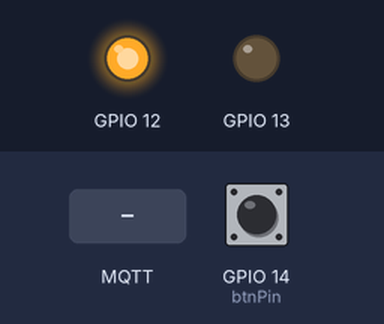
The sketch below on a simulated ESP8266 (NodeMCU). Parts: output pins drawn as LEDs (lit = HIGH). Inputs (shaded band) come from the test bench; at power-on: GPIO 14 (btnPin) HIGH. WiFi joins after 1.5 s; servers stay silent unless stated; no MQTT or app messages arrive unless stated; what the sketch prints to the serial monitor is not drawn.

Above: at 2.7 s.
2.8 s: GPIO 14 (btnPin) pulled LOW for 0.15 s
At 4.2 s:
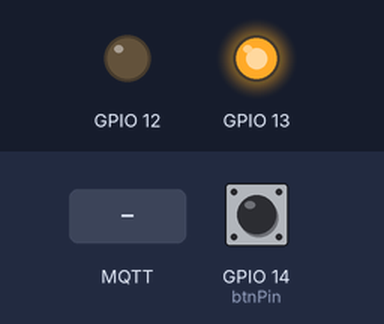
6.5 s: MQTT message "0" arrives on the first subscribed topic
At 7.5 s:
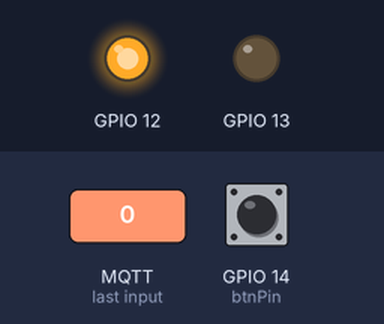
8.0 s: GPIO 14 (btnPin) pulled LOW for 1 s
At 9.4 s:
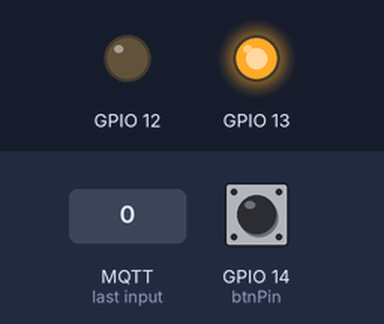
10.5 s: MQTT message "on" arrives on the first subscribed topic
At 11.7 s:
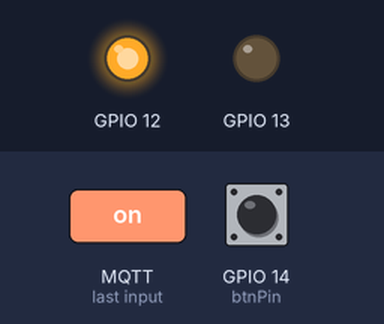
Timing chart, 0 to 13.0 s (numbered marks = the images above; inputs shaded):
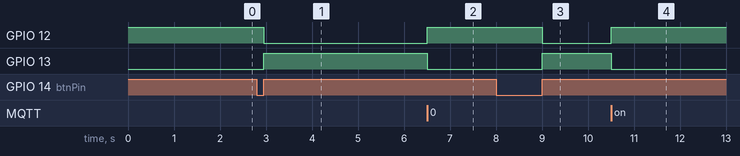

Measured:
- after the input at 2.8 s, GPIO 12: HIGH → LOW after 0.15 s; GPIO 13: LOW → HIGH after 0.15 s
- after the input at 6.5 s, GPIO 12: LOW → HIGH at once; GPIO 13: HIGH → LOW at once
- after the input at 8.0 s, GPIO 12: HIGH → LOW after 1.0 s; GPIO 13: LOW → HIGH after 1.0 s
- after the input at 10.5 s, GPIO 12: LOW → HIGH at once; GPIO 13: HIGH → LOW at once

The sketch:

esp-mqtt-btn-switch.ino
```cpp
// ESP8266 Momentary Standalone Relay Switch with MQTT
// 2017, Patrik Mayer - patrik.mayer@codm.de
//
// debounce from http://blog.erikthe.red/2015/08/02/esp8266-button-debounce/
// mqtt client from https://github.com/knolleary/pubsubclient/tree/master/examples/mqtt_esp8266
// Arduino OTA from https://github.com/esp8266/Arduino/tree/master/libraries/ArduinoOTA
// DHT from https://github.com/adafruit/Adafruit_DHT_Unified

// system state on <mqttTopicPrefix>status (retained)
// system ip on <mqttTopicPrefix>ip (retained)
// current switch state on <mqttTopicPrefix>state
// send 1/0 to <mqttTopicPrefix>do to switch (retained)

// if using DHT:
// temperature on <mqttTopicPrefix>temperate (retained)
// humidity on <mqttTopicPrefix>humidity (retained)

#include <ESP8266WiFi.h>
#include <ESP8266mDNS.h>
#include <WiFiUdp.h>
#include <ArduinoOTA.h>
#include <PubSubClient.h>

//install Adafruits's DHT_Unified and DHT
#include <Adafruit_Sensor.h>
#include <DHT.h>
#include <DHT_U.h>

//--------- Configuration
// WiFi
const char* ssid = "<your-wifi-ssid>";
const char* password = "<your-wifi-key>";

const char* mqttServer = "<mqtt-broker-ip-or-host>";
const char* mqttUser = "<mqtt-user>";
const char* mqttPass = "<mqtt-password>";
const char* mqttClientName = "<mqtt-client-id>"; //will also be used hostname and OTA name
const char* mqttTopicPrefix = "<mqtt-topic-prefix>";


//#define USE_DHT //comment in if DHT should be used
#define DHTTYPE DHT22 //DHT11, DHT21, DHT22

// I/O
const int btnPin = 14; //IO14 on WiFi Relay

#ifdef USE_DHT
const int   dhtPin = 5;  //IO04 on WiFi Relay
const int dhtInterval = 60000; //millis
//---------

char mqttTopicTemp[64];
char mqttTopicHum[64];

long lastDHTTime = 0;
#endif

// internal vars
WiFiClient espClient;
PubSubClient client(espClient);

char mqttTopicState[64];
char mqttTopicStatus[64];
char mqttTopicDo[64];
char mqttTopicIp[64];

long lastReconnectAttempt = 0; //For the non blocking mqtt reconnect (in millis)
long lastDebounceTime = 0; // Holds the last time debounce was evaluated (in millis).
const int debounceDelay = 80; // The delay threshold for debounce checking.

int onoff = false; //is relay on or off
int wantedState = false; //wanted state
int debounceState; //internal state for debouncing

#ifdef USE_DHT
DHT_Unified dht(dhtPin, DHTTYPE);
#endif

void setup() {
  // Configure the pin mode as an input.
  pinMode(btnPin, INPUT_PULLUP);

  //output pins for L9110
  pinMode(12, OUTPUT);
  pinMode(13, OUTPUT);

  //switch off relay
  digitalWrite(12, HIGH);
  digitalWrite(13, LOW);

  Serial.begin(115200);

  // Attach an interrupt to the pin, assign the onChange function as a handler and trigger on changes (LOW or HIGH).
  attachInterrupt(btnPin, onChangeButton, CHANGE);

#ifdef USE_DHT
  //initialize DHT
  dht.begin();
#endif

  //put in mqtt prefix
  sprintf(mqttTopicState, "%sstate", mqttTopicPrefix);
  sprintf(mqttTopicStatus, "%sstatus", mqttTopicPrefix);
  sprintf(mqttTopicDo, "%sdo", mqttTopicPrefix);
  sprintf(mqttTopicIp, "%sip", mqttTopicPrefix);

#ifdef USE_DHT
  sprintf(mqttTopicTemp, "%stemperature", mqttTopicPrefix);
  sprintf(mqttTopicHum, "%shumidity", mqttTopicPrefix);
#endif

  setup_wifi();
  client.setServer(mqttServer, 1883);
  client.setCallback(mqttCallback);


  //----------- OTA
  ArduinoOTA.setHostname(mqttClientName);

  ArduinoOTA.onStart([]() {
    String type;
    if (ArduinoOTA.getCommand() == U_FLASH) {
      type = "sketch";
    } else { // U_SPIFFS
      type = "filesystem";
    }
    // NOTE: if updating SPIFFS this would be the place to unmount SPIFFS using SPIFFS.end()
    Serial.println("Start updating " + type);
  });

  ArduinoOTA.onEnd([]() {
    Serial.println("\nEnd");
    delay(1000);
    ESP.restart();
  });

  ArduinoOTA.onProgress([](unsigned int progress, unsigned int total) {
    Serial.printf("Progress: %u%%\r", (progress / (total / 100)));
  });

  ArduinoOTA.onError([](ota_error_t error) {
    Serial.printf("Error[%u]: ", error);
    if (error == OTA_AUTH_ERROR) Serial.println("Auth Failed");
    else if (error == OTA_BEGIN_ERROR) Serial.println("Begin Failed");
    else if (error == OTA_CONNECT_ERROR) Serial.println("Connect Failed");
    else if (error == OTA_RECEIVE_ERROR) Serial.println("Receive Failed");
    else if (error == OTA_END_ERROR) Serial.println("End Failed");
  });
  ArduinoOTA.begin();

  Serial.println("ready...");
}

void loop() {

  //handle mqtt connection, non-blocking
  if (!client.connected()) {
    long now = millis();
    if (now - lastReconnectAttempt > 5000) {
      lastReconnectAttempt = now;
      // Attempt to reconnect
      if (MqttReconnect()) {
        lastReconnectAttempt = 0;
      }
    }
  }
  client.loop();

  //handle state change
  if (onoff != wantedState) {
    doOnOff();
  }

#ifdef USE_DHT
  //check DHT
  checkDHT();
#endif

  //handle OTA
  ArduinoOTA.handle();

}


// Gets called by the interrupt.
void onChangeButton() {

  int reading = digitalRead(btnPin); // Get the pin reading.
  if (reading == debounceState) return; // Ignore dupe readings.

  boolean debounce = false;

  // Check to see if the change is within a debounce delay threshold.
  if ((millis() - lastDebounceTime) <= debounceDelay) {
    debounce = true;
  }

  // This update to the last debounce check is necessary regardless of debounce state.
  lastDebounceTime = millis();

  if (debounce) return; // Ignore reads within a debounce delay threshold.
  debounceState = reading; // All is good, persist the reading as the state.

  if (reading) {
    wantedState = !wantedState;
  }

}

void doOnOff() {
  onoff = !onoff;
  Serial.println("new relay state: " + String(onoff));

  if (onoff) {
    turnOn();
  } else {
    turnOff();
  }
}


void turnOn() {
  //12 0, 13 1
  digitalWrite(12, LOW);
  digitalWrite(13, HIGH);

  client.publish(mqttTopicState, "1", true);

}

void turnOff() {
  //12 1, 13 0
  digitalWrite(12, HIGH);
  digitalWrite(13, LOW);

  client.publish(mqttTopicState, "0", true);
}

#ifdef USE_DHT
void checkDHT() {

  if (millis() - lastDHTTime > dhtInterval) {

    sensors_event_t event;
    char dhtBuf[8];

    dht.temperature().getEvent(&event);
    if (isnan(event.temperature)) {
      Serial.println("Error reading temperature!");
    } else {
      sprintf(dhtBuf, "%.2f", event.temperature);
      client.publish(mqttTopicTemp, dhtBuf, true);

      Serial.print("Temperature: ");
      Serial.print(dhtBuf);
      Serial.println(" °C");

    }

    // Get humidity event and print its value.
    dht.humidity().getEvent(&event);
    if (isnan(event.relative_humidity)) {
      Serial.println("Error reading humidity!");
    } else {
      sprintf(dhtBuf, "%.2f", event.temperature);
      client.publish(mqttTopicHum, dhtBuf, true);

      Serial.print("Humidity: ");
      Serial.print(dhtBuf);
      Serial.println("%");
    }

    lastDHTTime = millis();
  }

}
#endif

void setup_wifi() {

  delay(10);

  Serial.println();
  Serial.print("Connecting to ");
  Serial.println(ssid);

  WiFi.mode(WIFI_STA); //disable AP mode, only station
  WiFi.hostname(mqttClientName);
  WiFi.begin(ssid, password);

  while (WiFi.status() != WL_CONNECTED) {
    delay(500);
   Serial.print(".");
    if (onoff != wantedState) {
    doOnOff();
  }
  }

  Serial.println("");
  Serial.println("WiFi connected");
  Serial.println("IP address: ");
  Serial.println(WiFi.localIP());
}


bool MqttReconnect() {

  if (!client.connected()) {

    Serial.print("Attempting MQTT connection...");

    // Attempt to connect with last will retained
    if (client.connect(mqttClientName, mqttUser, mqttPass, mqttTopicStatus, 1, true, "offline")) {

      Serial.println("connected");

      // Once connected, publish an announcement...
      char curIp[16];
      sprintf(curIp, "%d.%d.%d.%d", WiFi.localIP()[0], WiFi.localIP()[1], WiFi.localIP()[2], WiFi.localIP()[3]);

      client.publish(mqttTopicStatus, "online", true);
      client.publish(mqttTopicState, ((onoff) ? "1" : "0") , true);
      client.publish(mqttTopicIp, curIp, true);

      // ... and (re)subscribe
      client.subscribe(mqttTopicDo);
      Serial.print("subscribed to ");
      Serial.println(mqttTopicDo);

    } else {
      Serial.print("failed, rc=");
      Serial.print(client.state());
      Serial.println(" try again in 5 seconds");
    }
  }
  return client.connected();
}


void mqttCallback(char* topic, byte* payload, unsigned int length) {

  Serial.print("Message arrived [");
  Serial.print(topic);
  Serial.print("] ");
  for (int i = 0; i < length; i++) {
    Serial.print((char)payload[i]);
  }
  Serial.println();

  if ((char)payload[0] == '1') {
    wantedState = true;
  } else {
    wantedState = false;
  }

}
```
